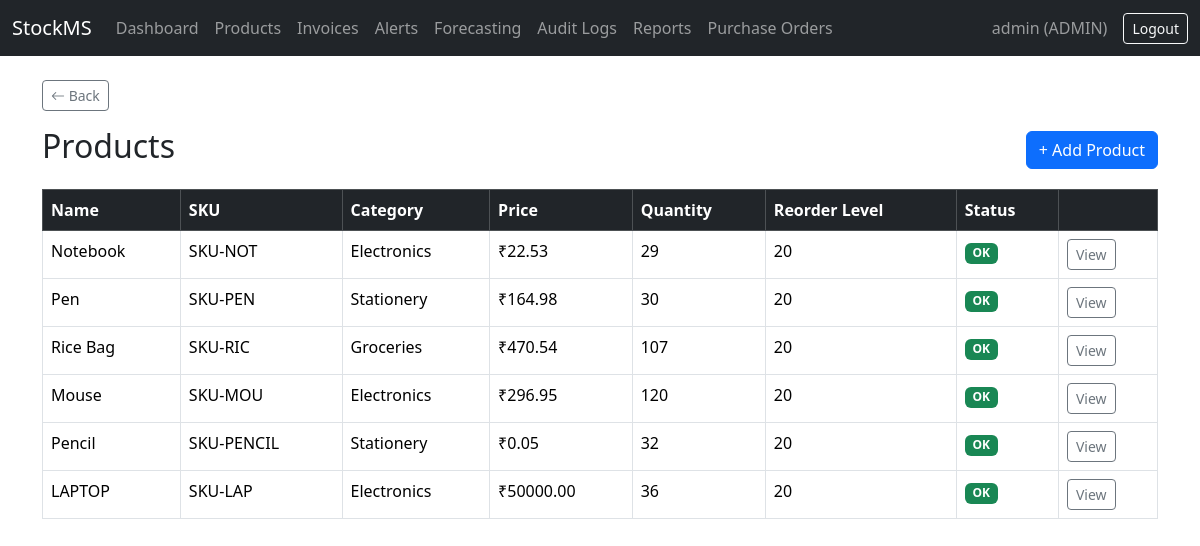
/products/ (signed in), run on an earlier commit of the app's database.
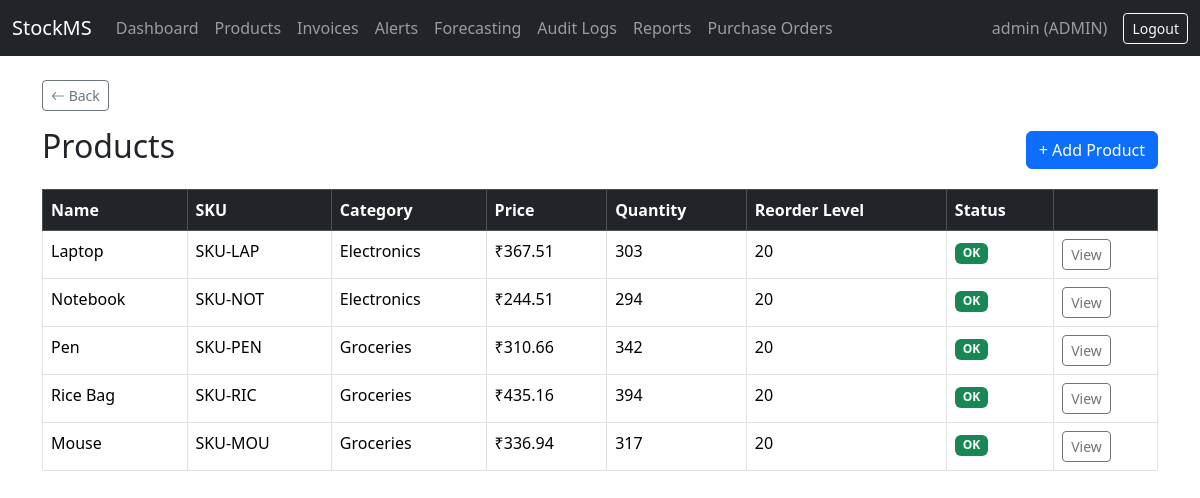
And on a later commit of the database.
### inventory/models.py (models this page shows, shortened)
class Product(models.Model):
    name = models.CharField(max_length=200)
    sku = models.CharField(max_length=50, unique=True)
    barcode = models.CharField(max_length=100, unique=True, blank=True, null=True)
    category = models.ForeignKey(Category, on_delete=models.SET_NULL, null=True, related_name='products')
    supplier = models.ForeignKey(Supplier, on_delete=models.SET_NULL, null=True, related_name='products')
    price = models.DecimalField(max_digits=10, decimal_places=2)
    quantity = models.PositiveIntegerField(default=0)
    reorder_level = models.PositiveIntegerField(default=10)
    max_stock_level = models.PositiveIntegerField(default=100)
    created_at = models.DateTimeField(auto_now_add=True)
    updated_at = models.DateTimeField(auto_now=True)
    @property
    def is_low_stock(self):
        return self.quantity <= self.reorder_level

class Category(models.Model):
    name = models.CharField(max_length=100, unique=True)
    description = models.TextField(blank=True)
    class Meta:
        verbose_name_plural = "Categories"
    def __str__(self):
        return self.name

### inventory/views.py (the view)
# urls.py: path('', views.product_list, name='product_list'),
@login_required
def product_list(request):
    products = Product.objects.select_related('category', 'supplier').all()
    return render(request, 'inventory/product_list.html', {'products': products})

### inventory/templates/inventory/product_list.html (shortened to what this page needs)
{% extends 'base.html' %}
{% block content %}
<div class="d-flex justify-content-between align-items-center mb-3">
    <h2>Products</h2>
    {% if user.role == 'ADMIN' or user.role == 'MANAGER' %}
        <a href="{% url 'product_create' %}" class="btn btn-primary">+ Add Product</a>
    {% endif %}
</div>
<table class="table table-bordered table-hover">
    <thead class="table-dark">
        <tr>
            <th>Name</th>
            <th>SKU</th>
            <th>Category</th>
            <th>Price</th>
            <th>Quantity</th>
            <th>Reorder Level</th>
            <th>Status</th>
            <th></th>
        </tr>
    </thead>
    <tbody>
        {% for product in products %}
        <tr>
            <td>{{ product.name }}</td>
            <td>{{ product.sku }}</td>
            <td>{{ product.category|default:"—" }}</td>
            <td>₹{{ product.price }}</td>
            <td>{{ product.quantity }}</td>
            <td>{{ product.reorder_level }}</td>
            <td>
                {% if product.is_low_stock %}
                    <span class="badge bg-danger">Low Stock</span>
                {% else %}
                    <span class="badge bg-success">OK</span>
                {% endif %}
            </td>
            <td><a href="{% url 'product_detail' product.pk %}" class="btn btn-sm btn-outline-secondary">View</a></td>
        </tr>
        {% empty %}
        <tr><td colspan="8" class="text-center">No products found.</td></tr>
        {% endfor %}
    </tbody>
</table>
{% endblock %}

What changed in the data, as far as the page shows it:
removed Product: name "Pencil", sku "SKU-PENCIL", category "Stationery", price "0.05", quantity "32", reorder_level "20", shows "OK"
removed Product: name "LAPTOP", sku "SKU-LAP", category "Electronics", price "50000.00", quantity "36", reorder_level "20", shows "OK"
added Product: name "Laptop", sku "SKU-LAP", category "Electronics", price "367.51", quantity "303", reorder_level "20", shows "OK"
changed Product "Notebook": price "22.53" → "244.51"; quantity "29" → "294"
changed Product "Pen": category "Stationery" → "Groceries"; price "164.98" → "310.66"; quantity "30" → "342"
changed Product "Rice Bag": price "470.54" → "435.16"; quantity "107" → "394"
changed Product "Mouse": category "Electronics" → "Groceries"; price "296.95" → "336.94"; quantity "120" → "317"
